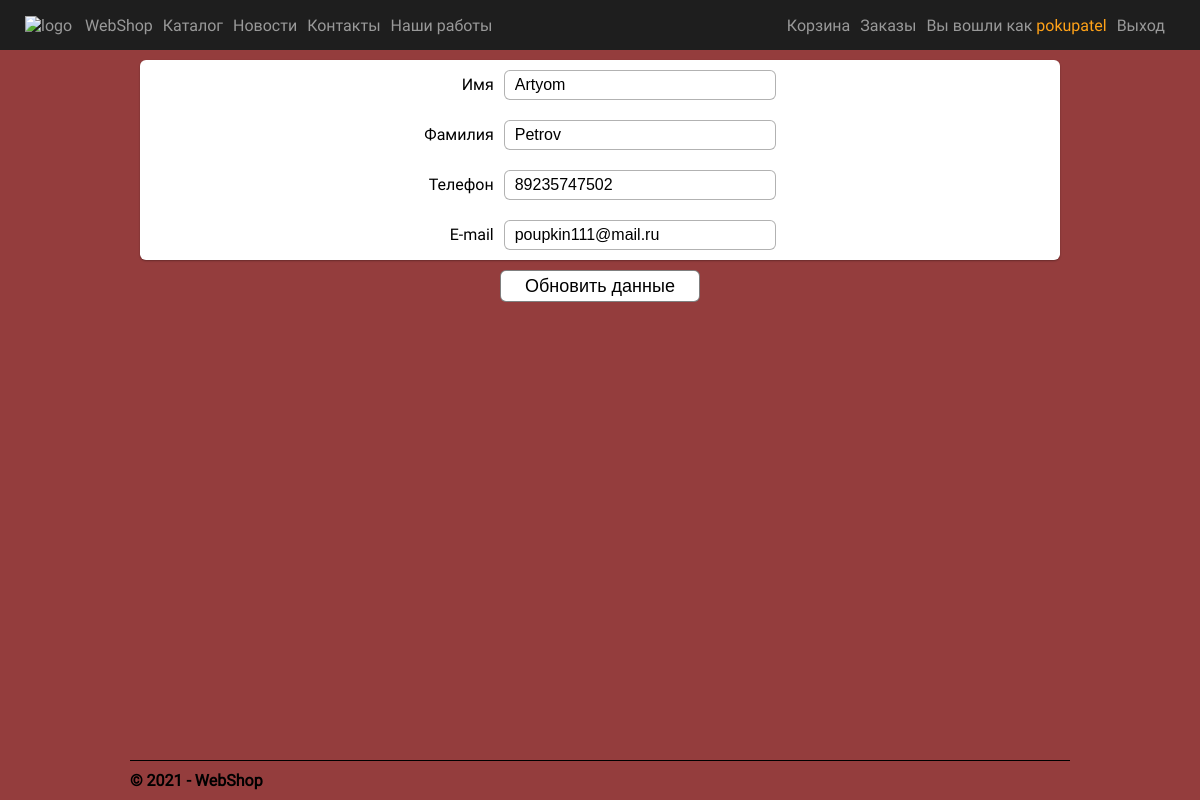
/edit-profile (signed in), run on the app's committed database.
### app/models.py (models this page shows)
class Client(models.Model):
  user = models.ForeignKey(User, on_delete=models.CASCADE)
  username = models.CharField(max_length=150, unique=True)
  first_name = models.CharField(max_length=150)
  last_name = models.CharField(max_length=150)
  email = models.EmailField(max_length=150)
  phone = models.CharField(max_length=150)
  class Meta:
    db_table = "Clients"
    verbose_name = "Клиент"
    verbose_name_plural = "Клиенты"

### app/views.py (the view)
# urls.py: url(r'^edit-profile$', app.views.editUser, name='edit-profile'),
def editUser(request):
    if request.method == "POST":
        userForm = EditUserForm(request.POST)
        if userForm.is_valid():
            uf = userForm.save(commit=False)
            client = Client.objects.get(username = request.user.username)
            client.first_name = uf.first_name
            client.last_name = uf.last_name
            client.email = uf.email
            client.phone = uf.phone
            client.save()
            user = User.objects.get(username = request.user.username)
            user.first_name = uf.first_name
            user.last_name = uf.last_name
            user.email = uf.email
            user.save()
            return redirect('profile')
    else:
        client = Client.objects.get(username = request.user.username)
        userForm = EditUserForm(initial={
        'first_name': client.first_name,
        'last_name': client.last_name,
        'email': client.email,
        'phone': client.phone,
        }) # создание объекта формы для ввода данных нового пользователя
    return render(
        request,
        'app/edit-user.html',
        {
            'userForm': userForm, # передача формы в шаблон веб-страницы
            'year':datetime.now().year,
        }
    )

### app/forms.py
class EditUserForm(forms.ModelForm):
  first_name = forms.CharField(max_length=150)
  last_name = forms.CharField(max_length=150)
  email = forms.CharField(max_length=150)
  phone = forms.CharField(max_length=150)
  class Meta:
    model = Client
    fields = ['first_name', 'last_name', 'email', 'phone']

### app/templates/app/edit-user.html (shortened to what this page needs)
{% extends "app/layout.html" %} {% block content %}
<div class="user-container">
  <form class="edit-profile-form" method="POST">
    <div class="user-data">
      <div class="left">
        <p>Имя</p>
        <p>Фамилия</p>
        <p>Телефон</p>
        <p>E-mail</p>
      </div>
      <div class="right">{{userForm.first_name}} {{userForm.last_name}} {{userForm.phone}} {{userForm.email}}</div>
    </div>
    <button type="submit" class="profile-submit">Обновить данные</button>
  </form>
</div>
{% endblock %}

### app/templates/app/loginpartial.html (shortened to what this page needs)
{% if user.is_authenticated %}
<form id="logoutForm" action="/logout" method="post" class="navbar-right">
  <div class="username" class="navbar-brand">Вы вошли как {% if not user.is_staff %}<a class="profile-link" href="{% url 'profile' %}">{{ user.username }}</a>{% else %}{{user.username}}{% endif %}</div>
  <div><a class="login-button login-link" href="javascript:document.getElementById('logoutForm').submit()">Выход</a></div>
</form>
{% else %}
<div class="">
  <a class="header-link login-link" href="{% url 'login' %}">Войти</a>
</div>
{% endif %}

### data on the page
Client: first_name "Artyom", last_name "Petrov", phone "89235747502", email "poupkin111@mail.ru"

### other printed values
{{ user.username }} "pokupatel"
